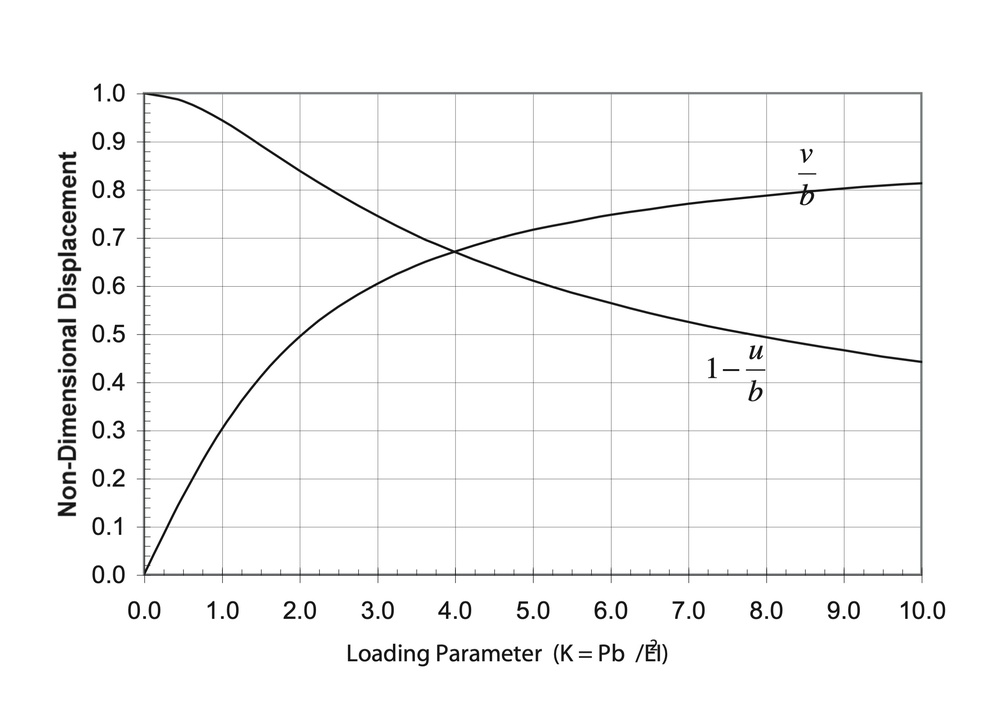
#> input picture Chart_Image_1.jpg, 984 x 717 px, shrunk from 2504 x 1826 before the run, found by its file name
$ python test.py
#> lines starting #> are read from the running program, lines starting #| are printed output that depends on the picture; after the words box and inside, x2 and y2 are one past the last pixel; in counts of white or black regions, pixels touching at a corner belong together
import cv2 as cv
import numpy as np

# Provide the correct path to the image file
image_path = '/Users/andyf/PycharmProjects/autoChart/Chart_Image_1.jpg'

# Load the image in grayscale
image = cv.imread(image_path, 0)
#> image: shape (717, 984); min 0, max 255, mean 248

# Check if the image was loaded successfully
if image is None:
    print(f"Error: Could not load image from path: {image_path}")
else:
    # Perform edge detection using Canny without Gaussian blur
    edges = cv.Canny(image, 50, 150)
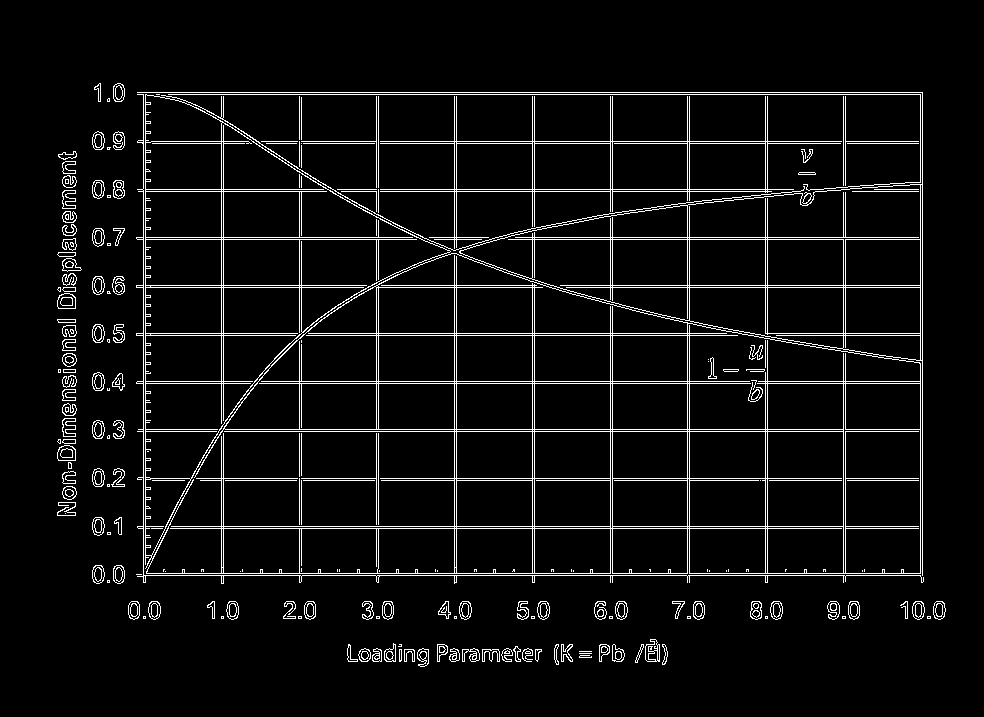
#> edges: shape (717, 984); 5.5% white in thin lines or dots, all inside (x1, y1, x2, y2) = (57, 83, 946, 667)

    # Perform probabilistic Hough Line Transform
    lines = cv.HoughLinesP(edges, 1, np.pi / 180, threshold=80, minLineLength=30, maxLineGap=10)
#> lines = 113 rows, first 6: [143, 480, 922, 480], [137, 381, 922, 381], [137, 526, 922, 526], [143, 575, 922, 575], [137, 478, 922, 478], [137, 92, 922, 92]

    # Convert the grayscale image to a BGR image so we can draw colored lines
    color_image = cv.cvtColor(image, cv.COLOR_GRAY2BGR)

    # Draw the lines on the original image
    if lines is not None:
        for line in lines:
            x1, y1, x2, y2 = line[0]
            cv.line(color_image, (x1, y1), (x2, y2), (0, 0, 255), 2)  # Red color, thickness of 2
#> this loop made 113 passes
#> (x1, y1, x2, y2) on passes 1 to 12: (143, 480, 922, 480), (137, 381, 922, 381), (137, 526, 922, 526), (143, 575, 922, 575), (137, 478, 922, 478), (137, 92, 922, 92), (138, 528, 922, 528), (136, 285, 922, 285), (136, 335, 764, 335), (138, 429, 922, 429), (137, 189, 823, 189), (137, 239, 922, 239)
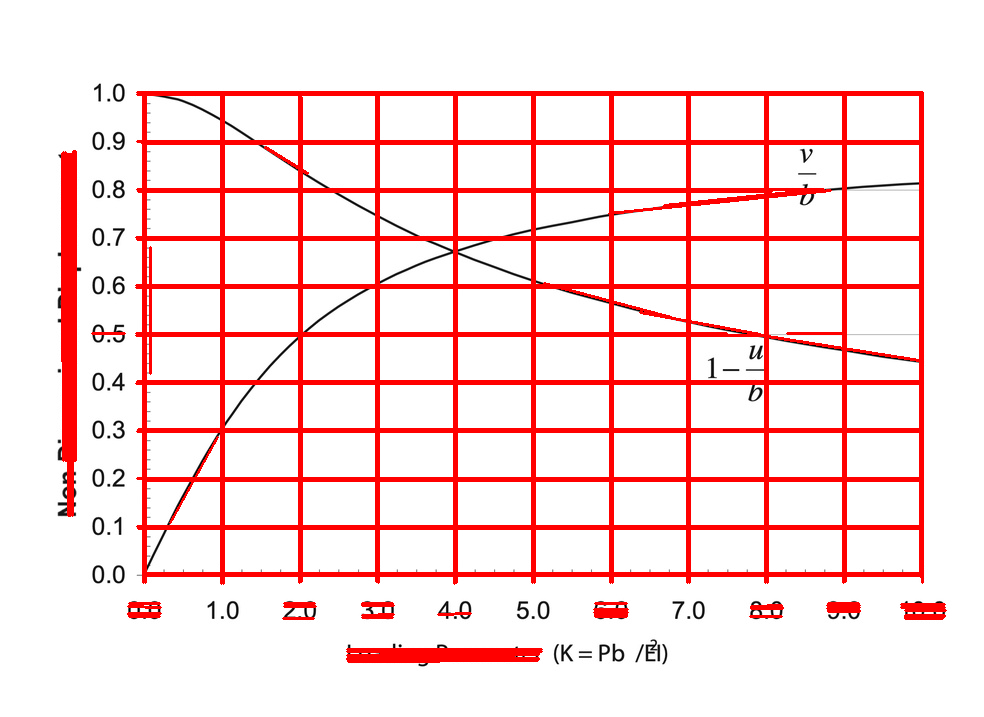
#> color_image: shape (717, 984, 3); mean B, G, R 223.6, 223.6, 252.4

    # Display the original image with lines drawn on it
    cv.imshow('Original Image with Edges', edges)
    cv.waitKey(0)
    cv.destroyAllWindows()

    # Optionally save the result
    output_image_path = '/Users/andyf/PycharmProjects/autoChart/Chart_Image_with_Edges.jpg'
    cv.imwrite(output_image_path, color_image)

$ run again, with debug_artifact_cleaned_column_1176.jpg copied over Chart_Image_1.jpg
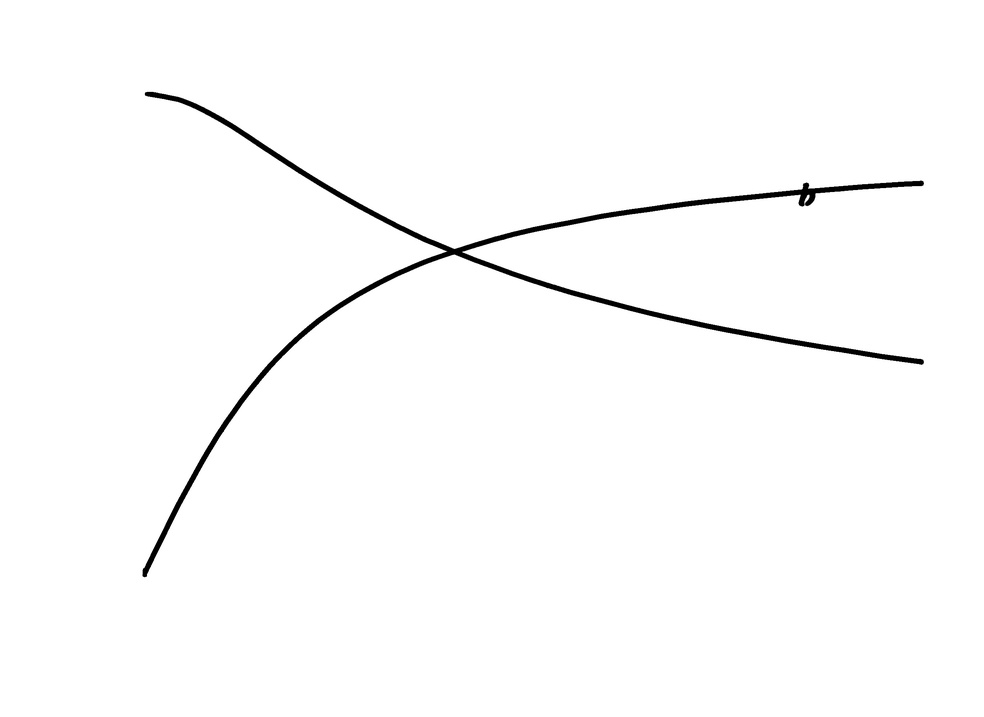
#> input picture debug_artifact_cleaned_column_1176.jpg, 984 x 717 px, shrunk from 2504 x 1826 before the run, found by its file name
#> image is the input picture: shape (717, 984); min 0, max 255, mean 251.6
#> `edges = cv.Canny(image, 50, 150)`:
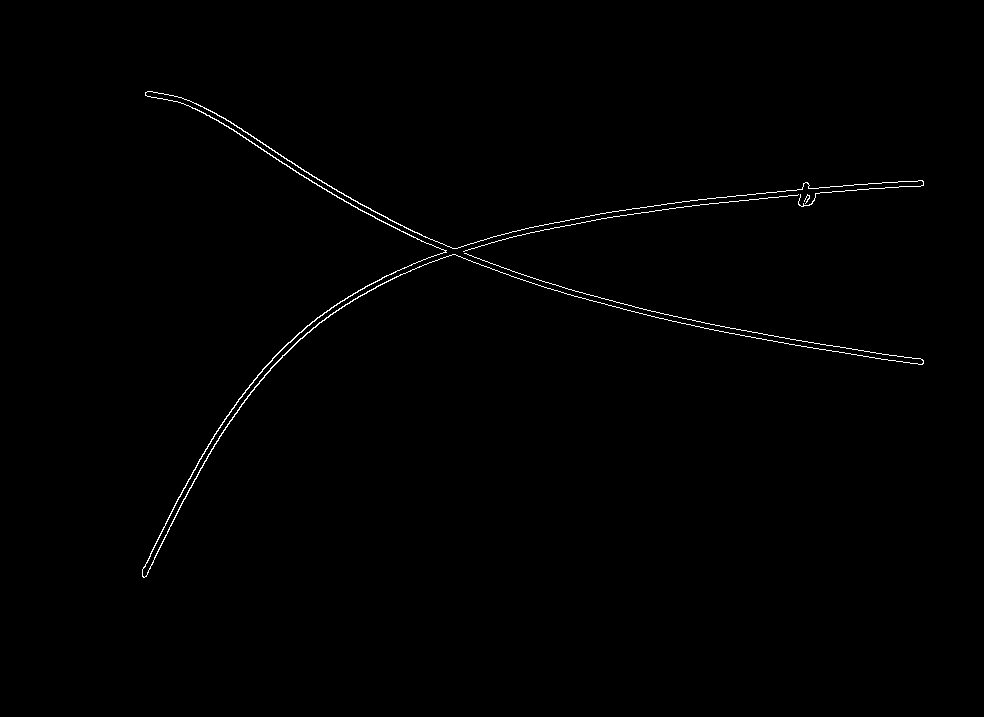
#> edges: shape (717, 984); 0.57% white in thin lines or dots, all inside (x1, y1, x2, y2) = (142, 91, 924, 578)
#> lines = 20 rows, first 6: [705, 323, 876, 353], [844, 191, 923, 185], [295, 165, 394, 222], [756, 338, 920, 364], [601, 218, 661, 210], [707, 198, 888, 182]
#> the loop `for line in lines:` made 20 passes
#> after the loop `for line in lines:`:
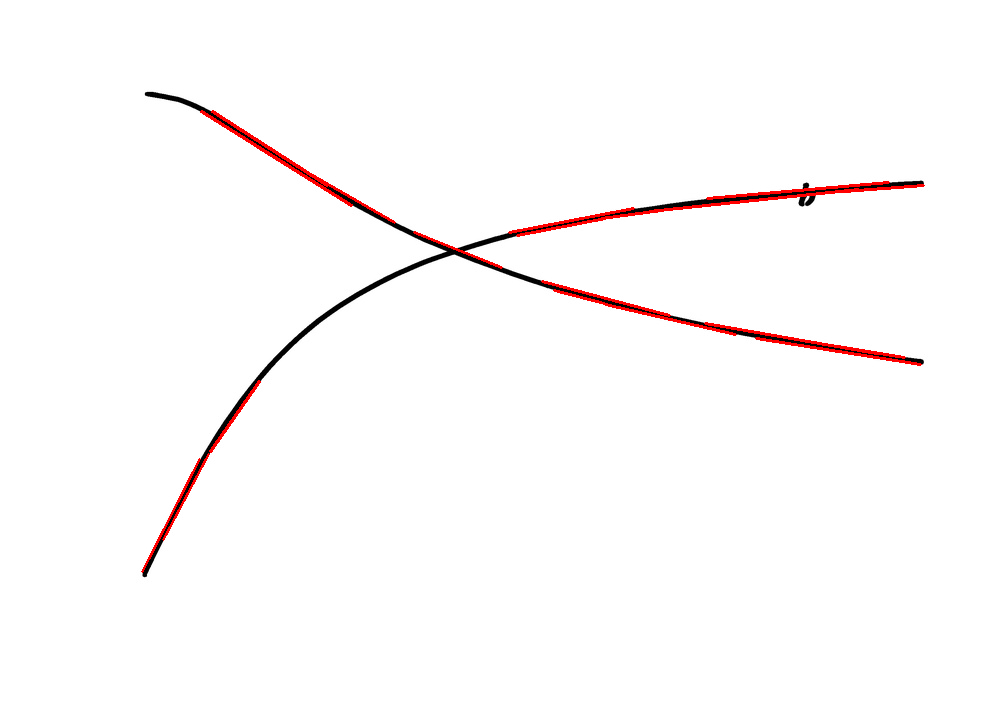
#> color_image: shape (717, 984, 3); 0.93% of pixels changed, all inside (x1, y1, x2, y2) = (141, 110, 925, 573)
